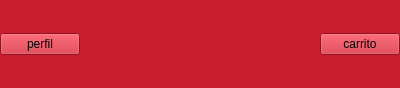
<?xml version="1.0" encoding="UTF-8"?>
<ui version="4.0">
 <class>cabecera</class>
 <widget class="QFrame" name="cabecera">
  <property name="geometry">
   <rect>
    <x>0</x>
    <y>0</y>
    <width>400</width>
    <height>88</height>
   </rect>
  </property>
  <property name="windowTitle">
   <string>Frame</string>
  </property>
  <property name="styleSheet">
   <string notr="true">background-color:rgb(200,30,45);</string>
  </property>
  <layout class="QHBoxLayout" name="horizontalLayout">
   <property name="spacing">
    <number>0</number>
   </property>
   <property name="leftMargin">
    <number>0</number>
   </property>
   <property name="topMargin">
    <number>0</number>
   </property>
   <property name="rightMargin">
    <number>0</number>
   </property>
   <property name="bottomMargin">
    <number>0</number>
   </property>
   <item>
    <widget class="QPushButton" name="abrir_menu">
     <property name="text">
      <string>perfil</string>
     </property>
    </widget>
   </item>
   <item>
    <spacer name="horizontalSpacer">
     <property name="orientation">
      <enum>Qt::Orientation::Horizontal</enum>
     </property>
     <property name="sizeHint" stdset="0">
      <size>
       <width>40</width>
       <height>20</height>
      </size>
     </property>
    </spacer>
   </item>
   <item>
    <widget class="QPushButton" name="abrir_carrito">
     <property name="text">
      <string>carrito</string>
     </property>
    </widget>
   </item>
  </layout>
 </widget>
 <resources/>
 <connections/>
</ui>
